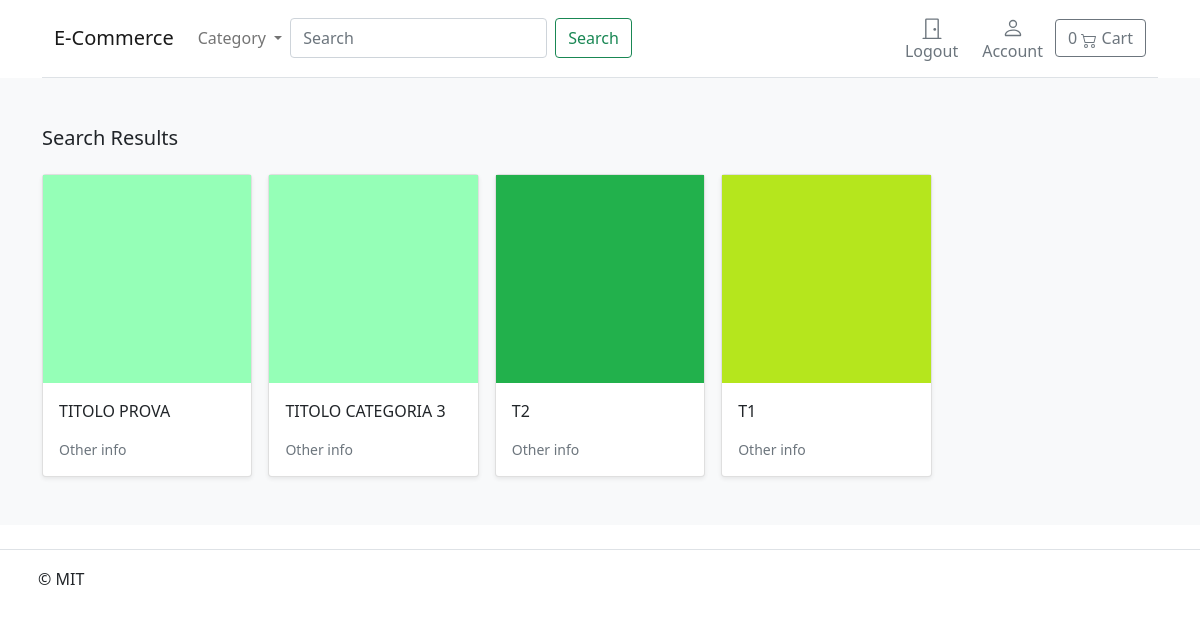
Page /search/ (signed in) on the committed database.
### store/models.py (models this page shows, shortened)
class Product(models.Model):
    category = models.ForeignKey(Category, related_name='product', on_delete=models.CASCADE)
    created_by = models.ForeignKey(settings.AUTH_USER_MODEL, on_delete=models.CASCADE, related_name='product_creator')
    title = models.CharField(max_length=255)
    author = models.CharField(max_length=255, default='admin')
    description = models.TextField(blank=True)
    image = models.ImageField(upload_to='images/')
    slug = models.SlugField(max_length=255)
    price = models.DecimalField(max_digits=4, decimal_places=2)
    in_stock = models.BooleanField(default=True)
    is_active = models.BooleanField(default=True)
    created = models.DateTimeField(auto_now_add=True)
    updated = models.DateTimeField(auto_now=True)
    objects = models.Manager()
    products = ProductManager()
    class Meta:
        verbose_name_plural = "Products"
        ordering = ('-created',)
    def get_absolute_url(self):
        return reverse('store:product_detail',args=[self.slug]) #now we can dinamically use that to add urls to our page

### store/views.py (the view)
# urls.py: path('search/', views.search, name='search'),
def search(request):
    query = request.GET.get('q')
    if query:
        products = Product.objects.filter(title__icontains=query)  # Modify the filter condition based on your requirements
    else:
        products = Product.objects.all()
    return render(request, 'store/search_results.html', {'products': products})

### basket/basket.py (called while the page is built)
    def __len__(self):
        return sum(item['qty'] for item in self.basket.values())

### basket/context_processor.py (called while the page is built)
def basket(request):
    return {'basket': Basket(request)}

### store/models.py (called while the page is built)
    def get_absolute_url(self):
        return reverse('store:category_list', args=[self.slug])

### store/views.py (called while the page is built)
def categories(request):
    return{
        'categories': Category.objects.all()
    }

### templates/store/search_results.html
{% extends 'store/base.html' %}
{% block content %}
<div class="album py-5 bg-light">
    <div class="container">
      <div class="pb-3 h5">Search Results</div>
      {% if products %}
      <div class="row row-cols-1 row-cols-sm-2 row-cols-md-5 g-3">
        {% for product in products %}
        <div class="col">
          <div class="card shadow-sm">
            <img class="img-fluid" alt="Responsive image" src="{{ product.image.url }}">
            <div class="card-body">
              <p class="card-text">
                <a class="text-dark text-decoration-none" href="{{ product.get_absolute_url }}">{{ product.title }}</a>
              </p>
              <div class="d-flex justify-content-between align-items-center">
                <small class="text-muted"> Other info</small>
              </div>
            </div>
          </div>
        </div>
        {% endfor %}
      </div>
      {% endif %}
    </div>
  </div>
{% endblock %}

### rows in the picture
Product: image (picture), title "TITOLO PROVA"
Product: image (picture), title "TITOLO CATEGORIA 3"
Product: image (picture), title "T2"
Product: image (picture), title "T1"
